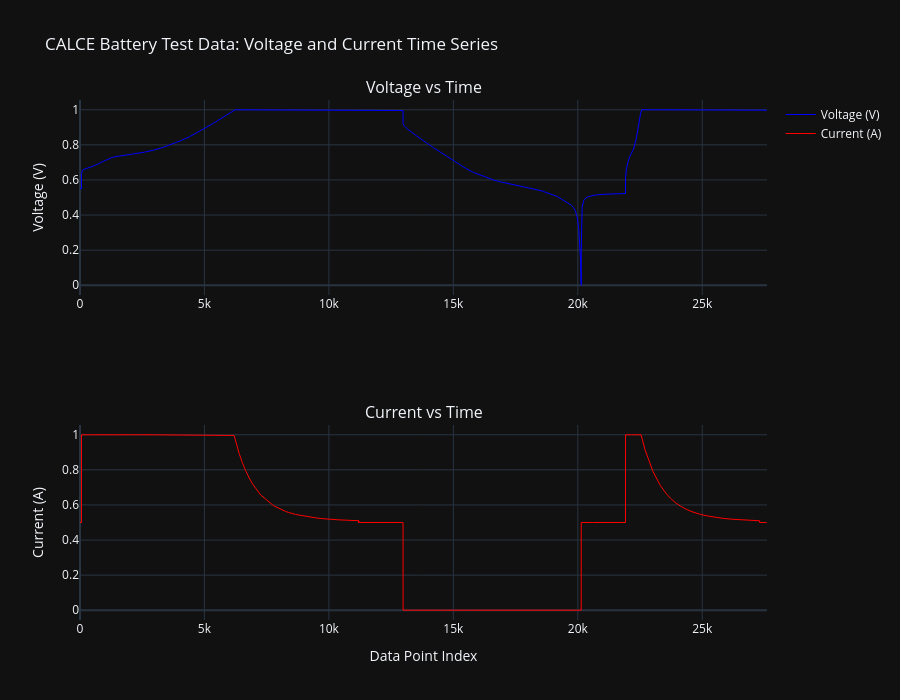

Notebook cell for this chart:
### Code cell
# 5.7 Interactive Plotly Visualizations
# Voltage and Current over time
fig = make_subplots(
    rows=2, cols=1,
    subplot_titles=('Voltage vs Time', 'Current vs Time'),
    specs=[[{'secondary_y': False}], [{'secondary_y': False}]]
)

# Add voltage trace
fig.add_trace(
    go.Scatter(x=df_analysis.index, y=df_analysis['Voltage'], 
               mode='lines', name='Voltage (V)',
               line=dict(color='blue', width=1)),
    row=1, col=1
)

# Add current trace
fig.add_trace(
    go.Scatter(x=df_analysis.index, y=df_analysis['Current'], 
               mode='lines', name='Current (A)',
               line=dict(color='red', width=1)),
    row=2, col=1
)

fig.update_xaxes(title_text='Data Point Index', row=2, col=1)
fig.update_yaxes(title_text='Voltage (V)', row=1, col=1)
fig.update_yaxes(title_text='Current (A)', row=2, col=1)

fig.update_layout(
    title_text='CALCE Battery Test Data: Voltage and Current Time Series',
    height=700,
    hovermode='x unified',
    template='plotly_dark'
)

fig.write_html('07_interactive_voltage_current.html')
fig.show()
print('✅ Interactive voltage/current plot saved')

### Figure 1 — Plotly figure (JSON) as saved in the notebook; plotly's stock layout.template omitted (floating-point values rounded to 4 significant figures; data arrays with more than 128 entries replaced by an {"elided": "..."} marker saying what was removed)
{"data": [{"line": {"color": "blue", "width": 1}, "mode": "lines", "name": "Voltage (V)", "type": "scatter", "x": {"elided": "27602 int values"}, "xaxis": "x", "y": {"elided": "27602 float values"}, "yaxis": "y"}, {"line": {"color": "red", "width": 1}, "mode": "lines", "name": "Current (A)", "type": "scatter", "x": {"elided": "27602 int values"}, "xaxis": "x2", "y": {"elided": "27602 float values"}, "yaxis": "y2"}], "layout": {"annotations": [{"font": {"size": 16}, "showarrow": false, "text": "Voltage vs Time", "x": 0.5, "xanchor": "center", "xref": "paper", "y": 1, "yanchor": "bottom", "yref": "paper"}, {"font": {"size": 16}, "showarrow": false, "text": "Current vs Time", "x": 0.5, "xanchor": "center", "xref": "paper", "y": 0.375, "yanchor": "bottom", "yref": "paper"}], "height": 700, "hovermode": "x unified", "title": {"text": "CALCE Battery Test Data: Voltage and Current Time Series"}, "xaxis": {"anchor": "y", "domain": [0, 1]}, "xaxis2": {"anchor": "y2", "domain": [0, 1], "title": {"text": "Data Point Index"}}, "yaxis": {"anchor": "x", "domain": [0.625, 1], "title": {"text": "Voltage (V)"}}, "yaxis2": {"anchor": "x2", "domain": [0, 0.375], "title": {"text": "Current (A)"}}}}
